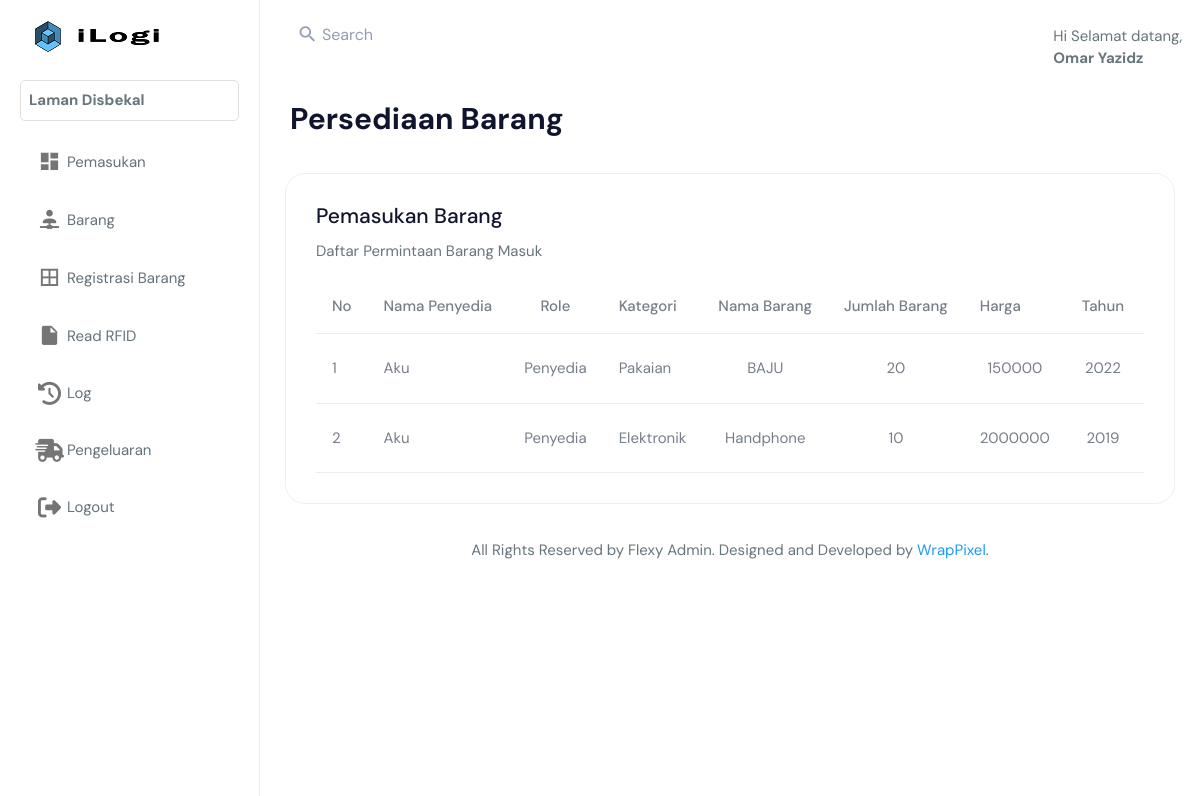
/index.php?page=disbekal/home.php (signed in), run on the app's committed database.
### tables this page shows
CREATE TABLE `pemasukan` (
  `id_request` int(11) NOT NULL,
  `id_admin` int(11) NOT NULL,
  `nama_penyedia` varchar(250) NOT NULL,
  `role` varchar(250) NOT NULL,
  `id_komoditi` int(11) NOT NULL,
  `id_barang` varchar(11) NOT NULL,
  `nama_barang` varchar(250) NOT NULL,
  `jumlah_barang` int(11) NOT NULL,
  `harga_barang` int(11) NOT NULL,
  `tahun_produksi` int(11) NOT NULL,
  `tgl_request` timestamp NOT NULL DEFAULT current_timestamp(),
  `no_kontrak` int(11) NOT NULL,
  `status_request` bit(1) NOT NULL
);

CREATE TABLE `komoditi` (
  `id_komoditi` int(11) NOT NULL,
  `jenis_komoditi` varchar(50) NOT NULL
);

### disbekal/home.php (the view, shortened to what this page needs)
<!DOCTYPE html>
<html dir="ltr" lang="en">
<body>
    <div class="page-wrapper">
        <div class="page-breadcrumb">
            <div class="row align-items-center">
                <div class="col-6">
                    <h1 class="mb-0 fw-bold">Persediaan Barang</h1>
                </div>
            </div>
        </div>
        <div class="container-fluid">
            <div class="row">
                <div class="col-12">
                    <div class="card">
                        <div class="card-body">
                            <div class="d-md-flex">
                                <div>
                                    <h4 class="card-title">Pemasukan Barang</h4>
                                    <p>Daftar Permintaan Barang Masuk</p>
                                </div>
                            </div>
                            <div class="table-responsive">
                                <table class="table mb-0 table-hover align-middle text-nowrap">
                                    <thead>
                                        <tr>
                                            <th class="border-top-0">No</th>
                                            <th class="border-top-0">Nama Penyedia</th>
                                            <th class="border-top-0" style="text-align:center">Role</th>
                                            <th class="border-top-0">Kategori</th>
                                            <th class="border-top-0">Nama Barang</th>
                                            <th class="border-top-0">Jumlah Barang</th>
                                            <th class="border-top-0">Harga</th>
                                            <th class="border-top-0">Tahun</th>
                                            <th class="border-top-0">Tanggal Permintaan</th>
                                        </tr>
                                    </thead>
                                    <tbody>
                                     <?php
                                            include 'database.php';
                                            $no = 1;
                                            $sql = mysqli_query($koneksi,'SELECT * FROM pemasukan LEFT JOIN komoditi USING(id_komoditi) ORDER BY id_request DESC');
                                            if (mysqli_num_rows($sql) > 0 ) {
                                            while ($row = mysqli_fetch_array($sql)){
                                        ?>
                                            <tr>
                                            <td><?php echo $no++ ?></td>
                                            <td><?php echo $row['nama_penyedia']?></td>
                                            <td><?php echo $row['role']?></td>
                                            <td><?php echo $row['jenis_komoditi']?></td>
                                            <td style="text-align:center"><?php echo $row['nama_barang']?></td>
                                            <td style="text-align:center"><?php echo $row['jumlah_barang']?></td>
                                            <td style="text-align:center"><?php echo $row['harga_barang']?></td>
                                            <td style="text-align:center"><?php echo $row['tahun_produksi']?></td>
                                            <td><?php echo $row['tgl_request']?></td>
                                            </tr>
                                        <?php }
                                        }else { ?>
                                            <tr>
                                                <td colspan="9">Tidak ada data</td>
                                            </tr>
                                        <?php } ?>
                                    </tbody>
                                </table>
                            </div>
                        </div>
                    </div>
                </div>
            </div>
        <footer class="footer text-center">
            All Rights Reserved by Flexy Admin. Designed and Developed by <a
                href="https://www.wrappixel.com">WrapPixel</a>.
        </footer>
    </div>
    </div>
</body>
</html>

### data on the page
pemasukan: nama_penyedia "Aku", role "Penyedia", id_komoditi.jenis_komoditi "Pakaian", nama_barang "BAJU", jumlah_barang "20", harga_barang "150000", tahun_produksi "2022"
pemasukan: nama_penyedia "Aku", role "Penyedia", id_komoditi.jenis_komoditi "Elektronik", nama_barang "Handphone", jumlah_barang "10", harga_barang "2000000", tahun_produksi "2019"

### other printed values
$nama_admin "Omar Yazidz"
$role "Disbekal"
